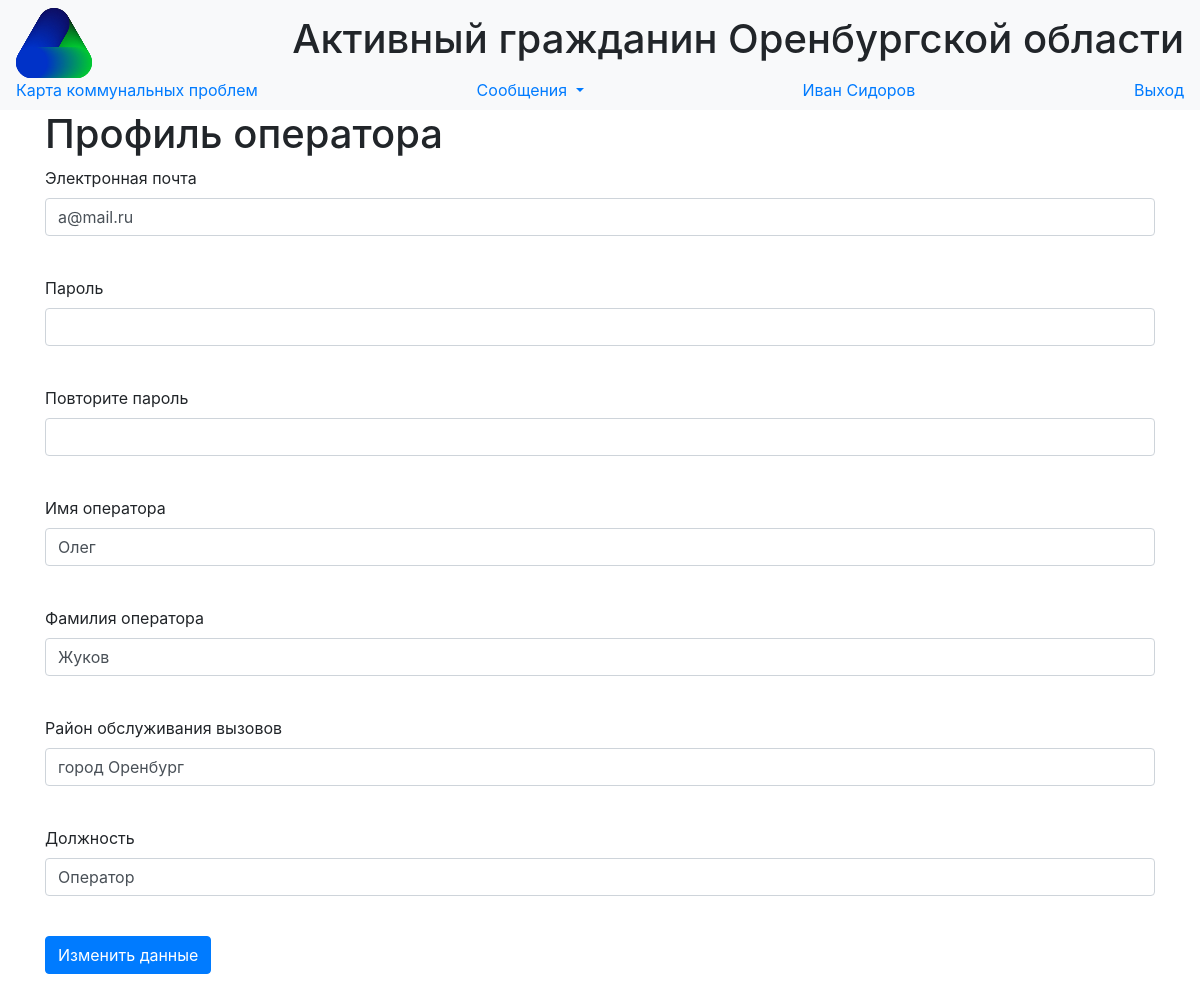
The app's page /users/2 (signed in) with its own data.
### data/users.py (models this page shows, shortened)
class User(SqlAlchemyBase, UserMixin,SerializerMixin):
    __tablename__ = 'users'
    id = sqlalchemy.Column(sqlalchemy.Integer,
                           primary_key=True, autoincrement=True)
    surname = sqlalchemy.Column(sqlalchemy.String, nullable=True)
    name = sqlalchemy.Column(sqlalchemy.String, nullable=True)
    position = sqlalchemy.Column(sqlalchemy.String, nullable=True)
    locality = sqlalchemy.Column(sqlalchemy.String, nullable=True)
    email = sqlalchemy.Column(sqlalchemy.String,
                              index=True, unique=True, nullable=True)
    hashed_password = sqlalchemy.Column(sqlalchemy.String, nullable=True)
    modified_date = sqlalchemy.Column(sqlalchemy.DateTime,
                                      default=datetime.datetime.now)

### main.py (the view, shortened to what this page needs)
@app.route('/users/<int:id>', methods=['GET', 'POST'])
@login_required
def edit_user(id):
    form = EditUserForm()
    if request.method == "GET":
        db_sess = db_session.create_session()
        user = db_sess.query(User).filter(User.id == id).first()
        if user:
            form.email.data = user.email
            form.name.data = user.name
            form.surname.data = user.surname
            form.locality.data = user.locality
            form.position.data = user.position
        else:
            abort(404)
    return render_template('edit_user.html', title='Профиль оператора', form=form)

### forms/edituserform.py
class EditUserForm(FlaskForm):
    email = StringField('Электронная почта', validators=[DataRequired(message="Поле 'почта' не может быть пустым")])
    password = PasswordField('Пароль', validators=[DataRequired(message="Поле 'пароль' не может быть пустым")])
    password_again = PasswordField('Повторите пароль', validators=[DataRequired(message="Поле 'пароль' не может быть пустым")])
    name = StringField('Имя оператора', validators=[DataRequired(message="Поле 'имя' не может быть пустым")])
    surname = StringField('Фамилия оператора', validators=[DataRequired(message="Поле 'фамилия' не может быть пустым")])
    locality = StringField('Район обслуживания вызовов', validators=[DataRequired(message="Поле 'район' не может быть пустым"),
                                                                     AddressRequired(unique=True)])
    position = StringField('Должность')
    submit = SubmitField('Изменить данные')

### data/db_session.py (called while the page is built)
def create_session() -> Session:
    global __factory
    return __factory()

### main.py (called while the page is built)
@login_manager.user_loader
def load_user(user_id):
    db_sess = db_session.create_session()
    return db_sess.query(User).get(user_id)

### templates/edit_user.html (shortened to what this page needs)
{% extends "base.html" %}
{% block content %}
<h1>Профиль оператора</h1>
<form action="" method="post">
    <p>
        {{ form.email.label }}<br>
        {{ form.email(class="form-control", type="email") }}<br>
    </p>
    <p>
        {{ form.password.label }}<br>
        {{ form.password(class="form-control", type="password") }}<br>
    </p>
    <p>
        {{ form.password_again.label }}<br>
        {{ form.password_again(class="form-control", type="password") }}<br>
    </p>
    <p>
        {{ form.name.label }}<br>
        {{ form.name(class="form-control") }}<br>
    </p>
    <p>
        {{ form.surname.label }}<br>
        {{ form.surname(class="form-control") }}<br>
    </p>
    <p>
        {{ form.locality.label }}<br>
        {{ form.locality(class="form-control") }}<br>
    </p>
    <p>
        {{ form.position.label }}<br>
        {{ form.position(class="form-control") }}<br>
    </p>
    <p>{{ form.submit(type="submit", class="btn btn-primary") }}</p>
</form>
{% endblock %}

### templates/base.html (shortened to what this page needs)
<!DOCTYPE html>
<html lang="en">
<head>
    <link rel="stylesheet" href="../static/css/bootstrap.min.css">
    <link rel="stylesheet" type="text/css" href="../static/css/style.css" />
</head>
  <body>
    <header>
      <nav class="navbar navbar-light bg-light">
          <img src="/static/favicon.svg" height = "70px">
          <h1>Активный гражданин Оренбургской области </h1>
          <a class="nav-brand" href="/map">Карта коммунальных проблем</a>
          {% if current_user.is_authenticated %}
          <div class="nav-item dropdown">
          <a class="nav-brand dropdown-toggle" href="#" id="navbarDropdownMenuLink" role="button"
             data-toggle="dropdown" aria-haspopup="true" aria-expanded="false"> Сообщения </a>
          </div>
          <a class="navbar-link" href="/users/{{current_user.id}}">{{current_user.name}} {{current_user.surname}}</a>
          <a class="navbar-link" href="/logout">Выход</a>
          {% else %}
            <p>
                <a class="btn btn-success" href="/login">Войти</a>
                <a class="btn btn-primary " href="/register">Зарегистрироваться</a>
            </p>
          {% endif %}
      </nav>
    </header>
    <main role="main" class="container">
        {% block content %}
        {% endblock %}
    </main>
  </body>
</html>

### records on screen
User: name "Иван", surname "Сидоров"
User: email "a@mail.ru", name "Олег", surname "Жуков", locality "город Оренбург", position "Оператор"
